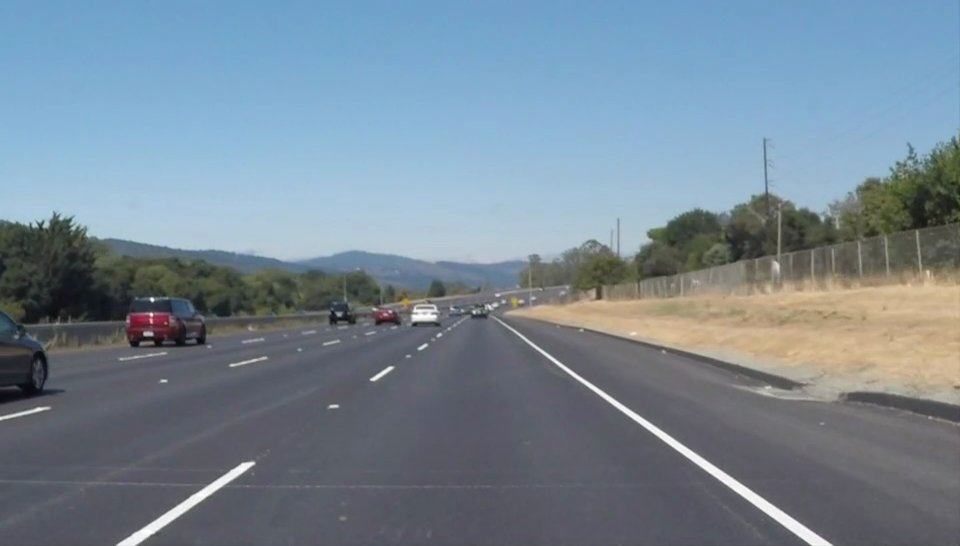
#> input picture Term-1/Finding_Lane_Lines/test.jpg, 960 x 546 px
$ python 3_canny_detection.py
#> lines starting #> are read from the running program, lines starting #| are printed output that depends on the picture; after the words box and inside, x2 and y2 are one past the last pixel; in counts of white or black regions, pixels touching at a corner belong together
import matplotlib.pyplot as plt
import matplotlib.image as mpimg
import cv2
import sys

try:
    image = mpimg.imread('test.jpg')
#> image is the input picture: shape (546, 960, 3); mean R, G, B 119, 135.2, 148.4
except FileNotFoundError as e:
    print(e)
    sys.exit(1)

# Converts an image into 8-bit gray scale
gray = cv2.cvtColor(image, cv2.COLOR_RGB2GRAY)  # 8-bit image
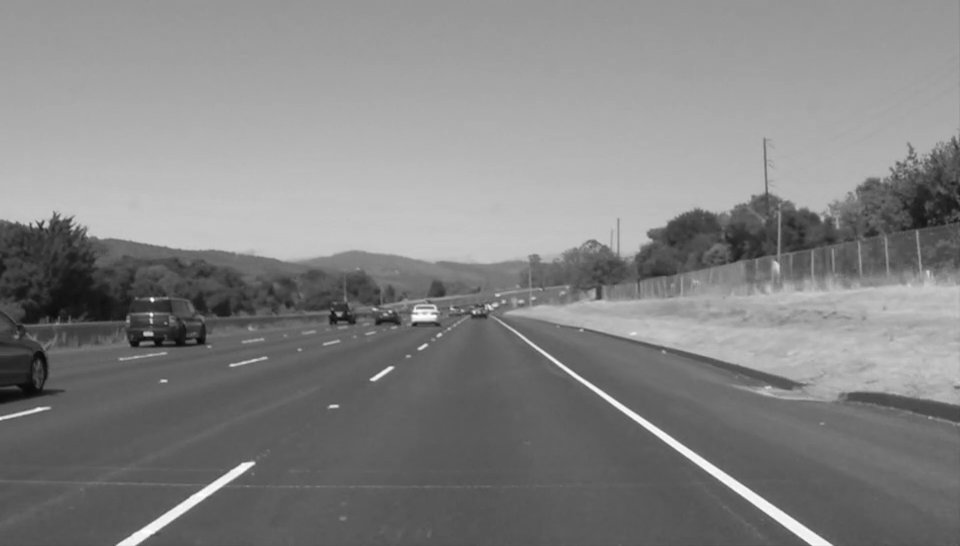
#> gray: shape (546, 960); min 5, max 255, mean 131.8

# Adds a blur to the image see http://docs.opencv.org/2.4/modules/imgproc/doc/filtering.html?highlight=gaussianblur#gaussianblur
kernel_size = 5  # should be odd numbers
blur_gray = cv2.GaussianBlur(gray, (kernel_size, kernel_size), 0)

# Canny edge detection see http://docs.opencv.org/2.4/doc/tutorials/imgproc/imgtrans/canny_detector/canny_detector.html
low_threshold = 50
high_threshold = 110
edges = cv2.Canny(blur_gray, low_threshold, high_threshold)
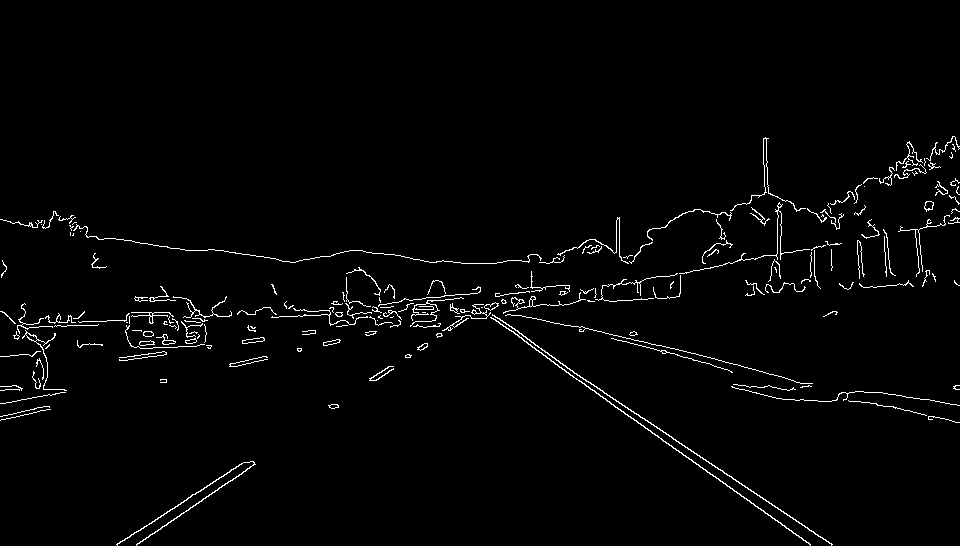
#> edges: shape (546, 960); 2% white in thin lines or dots, all inside (x1, y1, x2, y2) = (0, 136, 960, 546)


# show images
f = plt.figure()

f.add_subplot(1, 3, 1)
plt.imshow(image)
plt.title("Original image")

f.add_subplot(1, 3, 2)
plt.imshow(blur_gray, cmap='gray')
plt.title('Gaussian blur image')

f.add_subplot(1, 3, 3)
plt.imshow(edges, cmap='Greys_r')
plt.title("Canny edges")

plt.show()
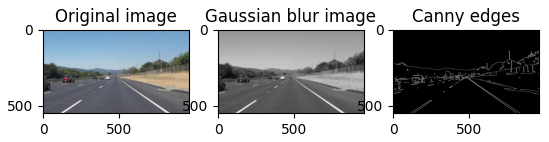
#> figure drawn by matplotlib, 3 panels
